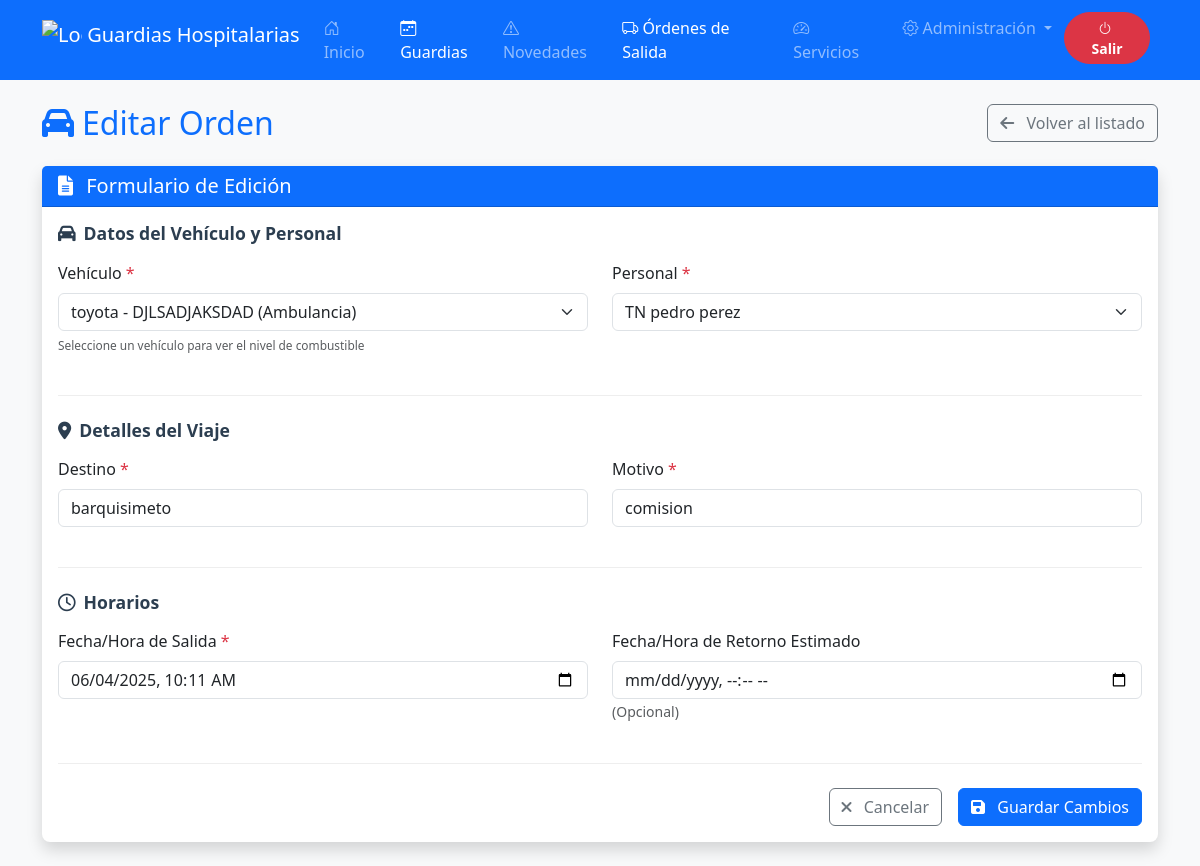
/sistema_guardias/modulos/ordenes_salida/editar_orden.php?id=8 (signed in), run on the app's committed database.
### tables this page shows
CREATE TABLE `ordenes_salida` (
  `id_orden` int(11) NOT NULL,
  `destino` varchar(100) NOT NULL,
  `motivo` varchar(100) NOT NULL,
  `fecha_salida` datetime NOT NULL,
  `fecha_retorno` datetime DEFAULT NULL,
  `id_vehiculo` int(11) NOT NULL,
  `id_personal` int(11) NOT NULL
);

CREATE TABLE `vehiculos` (
  `id_vehiculo` int(11) NOT NULL,
  `placa` varchar(20) NOT NULL,
  `marca` varchar(50) NOT NULL,
  `tipo` enum('ambulancia','administrativo') NOT NULL,
  `combustible` enum('lleno','3/4','medio','1/4','reserva','vacio') NOT NULL,
  `operativo` tinyint(1) NOT NULL DEFAULT 1
);

CREATE TABLE `personal` (
  `id_personal` int(11) NOT NULL,
  `nombre` varchar(100) NOT NULL,
  `apellido` varchar(100) NOT NULL,
  `grado` varchar(20) NOT NULL,
  `estado` tinyint(1) DEFAULT 1
);

### sistema_guardias/includes/funciones/funciones_vehiculos.php (called while the page is built, shortened)
<?php
function obtenerVehiculosOperativos($conn) {
    $sql = "SELECT * FROM vehiculos WHERE operativo = 1 ORDER BY placa";
    $result = $conn->query($sql);
    return $result->fetch_all(MYSQLI_ASSOC);
}

### sistema_guardias/includes/funciones/funciones_ordenes.php (called while the page is built, shortened)
<?php
require_once __DIR__ . '/../../includes/conexion.php';
function obtenerOrdenPorId($id_orden) {
    global $conn;
    $stmt = $conn->prepare("SELECT o.*, v.placa, v.marca, v.tipo, p.nombre, p.apellido, p.grado
                           FROM ordenes_salida o
                           JOIN vehiculos v ON o.id_vehiculo = v.id_vehiculo
                           JOIN personal p ON o.id_personal = p.id_personal
                           WHERE o.id_orden = ?");
    $stmt->bind_param("i", $id_orden);
    $stmt->execute();
    $result = $stmt->get_result();
    return $result->fetch_assoc();
}
?>

### sistema_guardias/includes/funciones/funciones_personal.php (called while the page is built, shortened)
<?php
class PersonalFunciones {
public static function obtenerPersonalActivo($conn) {
    $query = "SELECT id_personal, nombre, apellido, grado, estado
              FROM personal WHERE estado = 1";
    $result = $conn->query($query);
    $personal = [];
    while ($row = $result->fetch_assoc()) {
        $personal[] = $row;
    }
    return $personal;
}
}

### sistema_guardias/modulos/ordenes_salida/editar_orden.php (the view, shortened to what this page needs)
<?php
require_once __DIR__ . '/../../includes/funciones/funciones_ordenes.php';
require_once __DIR__ . '/../../includes/funciones/funciones_personal.php';
require_once __DIR__ . '/../../includes/funciones/funciones_vehiculos.php';
$id_orden = (int)$_GET['id'];
$orden = obtenerOrdenPorId($id_orden);
$personal = PersonalFunciones::obtenerPersonalActivo($conn);
$vehiculos = obtenerVehiculosOperativos($conn);
?>
<!DOCTYPE html>
<html lang="es">
<head>
    <link href="../../assets/css/bootstrap.min.css" rel="stylesheet">
    <link href="https://cdn.jsdelivr.net/npm/bootstrap-icons@1.8.0/font/bootstrap-icons.css" rel="stylesheet">
    <link href="https://cdnjs.cloudflare.com/ajax/libs/font-awesome/6.0.0-beta3/css/all.min.css" rel="stylesheet">
</head>
<body class="bg-light">
    <?php include __DIR__ . '/../../includes/navbar.php'; ?>
    <div class="container py-4">
        <div class="d-flex justify-content-between align-items-center mb-4">
            <h2 class="mb-0 text-primary">
                <i class="fas fa-car me-2"></i>Editar Orden
            </h2>
            <a href="listar_ordenes.php" class="btn btn-outline-secondary">
                <i class="fas fa-arrow-left me-2"></i> Volver al listado
            </a>
        </div>
        <div class="card card-shadow">
            <div class="card-header bg-primary text-white">
                <h5 class="mb-0"><i class="fas fa-file-alt me-2"></i> Formulario de Edición</h5>
            </div>
            <div class="card-body">
                <form action="procesar_edicion_orden.php" method="post" id="formOrden">
                    <div class="form-section">
                        <h6 class="form-section-title"><i class="fas fa-car me-2"></i>Datos del Vehículo y Personal</h6>
                        <div class="row">
                            <div class="col-md-6">
                                <div class="mb-3">
                                    <label for="vehiculo" class="form-label required-field">Vehículo</label>
                                    <select class="form-select" id="vehiculo" name="id_vehiculo" required>
                                        <?php foreach ($vehiculos as $v): ?>
                                        <option value="<?= $v['id_vehiculo'] ?>"
                                            data-combustible="<?= $v['combustible'] ?>"
                                            data-tipo="<?= $v['tipo'] ?>"
                                            <?= $v['id_vehiculo'] == $orden['id_vehiculo'] ? 'selected' : '' ?>>
                                            <?= htmlspecialchars($v['marca'] . ' - ' . $v['placa'] . ' (' . ucfirst($v['tipo']) . ')') ?>
                                        </option>
                                        <?php endforeach; ?>
                                    </select>
                                    <div class="combustible-info" id="combustibleInfo">
                                        <?php if ($orden['id_vehiculo'] && isset($orden['combustible'])): ?>
                                            <span class="fw-bold"><?= $orden['tipo'] == 'ambulancia' ? 'Ambulancia' : 'Vehículo administrativo' ?></span> |
                                            Combustible: <span class="combustible-<?= str_replace('/', '-', strtolower($orden['combustible'])) ?>">
                                                <?= strtoupper($orden['combustible']) ?>
                                            </span>
                                        <?php else: ?>
                                            <small class="text-muted">Seleccione un vehículo para ver el nivel de combustible</small>
                                        <?php endif; ?>
                                    </div>
                                </div>
                            </div>
                            <div class="col-md-6">
                                <div class="mb-3">
                                    <label for="personal" class="form-label required-field">Personal</label>
                                    <select class="form-select" id="personal" name="id_personal" required>
                                        <?php foreach ($personal as $p): ?>
                                        <option value="<?= $p['id_personal'] ?>" <?= $p['id_personal'] == $orden['id_personal'] ? 'selected' : '' ?>>
                                            <?= htmlspecialchars($p['grado'] . ' ' . $p['nombre'] . ' ' . $p['apellido']) ?>
                                        </option>
                                        <?php endforeach; ?>
                                    </select>
                                </div>
                            </div>
                        </div>
                    </div>
                    <div class="form-section">
                        <h6 class="form-section-title"><i class="fas fa-map-marker-alt me-2"></i>Detalles del Viaje</h6>
                        <div class="row">
                            <div class="col-md-6">
                                <div class="mb-3">
                                    <label for="destino" class="form-label required-field">Destino</label>
                                    <input type="text" class="form-control" id="destino" name="destino"
                                           value="<?= htmlspecialchars($orden['destino']) ?>" required>
                                </div>
                            </div>
                            <div class="col-md-6">
                                <div class="mb-3">
                                    <label for="motivo" class="form-label required-field">Motivo</label>
                                    <input type="text" class="form-control" id="motivo" name="motivo"
                                           value="<?= htmlspecialchars($orden['motivo']) ?>" required>
                                </div>
                            </div>
                        </div>
                    </div>
                    <div class="form-section">
                        <h6 class="form-section-title"><i class="far fa-clock me-2"></i>Horarios</h6>
                        <div class="row">
                            <div class="col-md-6">
                                <div class="mb-3">
                                    <label for="fecha_salida" class="form-label required-field">Fecha/Hora de Salida</label>
                                    <input type="datetime-local" class="form-control" id="fecha_salida"
                                           name="fecha_salida" value="<?= date('Y-m-d\TH:i', strtotime($orden['fecha_salida'])) ?>" required>
                                </div>
                            </div>
                            <div class="col-md-6">
                                <div class="mb-3">
                                    <label for="fecha_retorno" class="form-label">Fecha/Hora de Retorno Estimado</label>
                                    <input type="datetime-local" class="form-control" id="fecha_retorno"
                                           name="fecha_retorno" value="<?= $orden['fecha_retorno'] ? date('Y-m-d\TH:i', strtotime($orden['fecha_retorno'])) : '' ?>">
                                    <small class="text-muted">(Opcional)</small>
                                </div>
                            </div>
                        </div>
                    </div>
                    <div class="d-flex justify-content-end mt-4">
                        <a href="detalle_orden.php?id=<?= $orden['id_orden'] ?>" class="btn btn-outline-secondary me-3">
                            <i class="fas fa-times me-2"></i> Cancelar
                        </a>
                        <button type="submit" class="btn btn-primary">
                            <i class="fas fa-save me-2"></i> Guardar Cambios
                        </button>
                    </div>
                </form>
            </div>
        </div>
    </div>
    <?php include __DIR__ . '/../../includes/footer.php'; ?>
</body>
</html>

### sistema_guardias/modulos/ordenes_salida/editar_orden.php (style rules this page uses)
.card-shadow { box-shadow: 0 0.5rem 1rem rgba(0, 0, 0, 0.15); border: none; border-radius: 0.5rem; }
.form-section { margin-bottom: 1.5rem; padding-bottom: 1.5rem; border-bottom: 1px solid #eee; }
.form-section-title { color: #2c3e50; font-size: 1.1rem; margin-bottom: 1rem; font-weight: 600; }
.required-field::after { content: " *"; color: #dc3545; }
.combustible-info { font-size: 0.85rem; margin-top: 0.25rem; }

### data on the page
ordenes_salida: id_vehiculo "toyota - DJLSADJAKSDAD (Ambulancia)", id_personal "TN pedro perez", destino "barquisimeto", motivo "comision", fecha_salida "06/04/2025 10:11"
